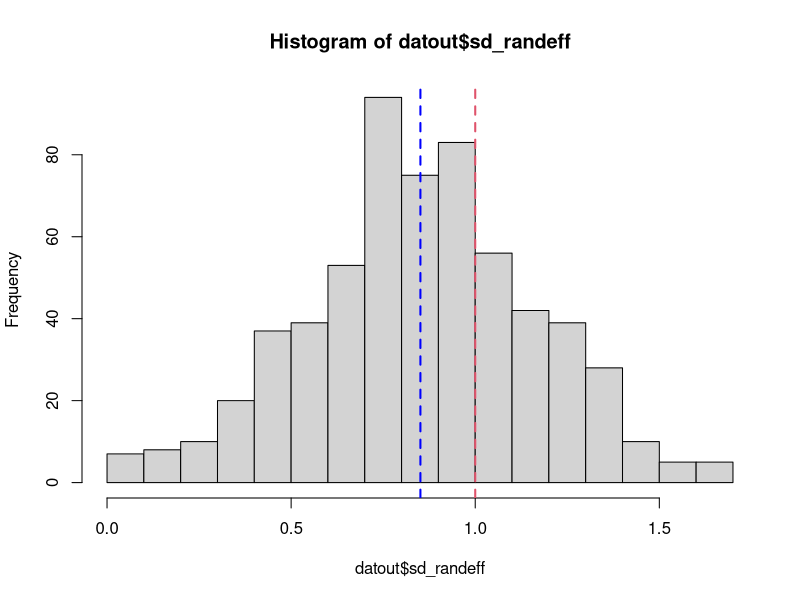
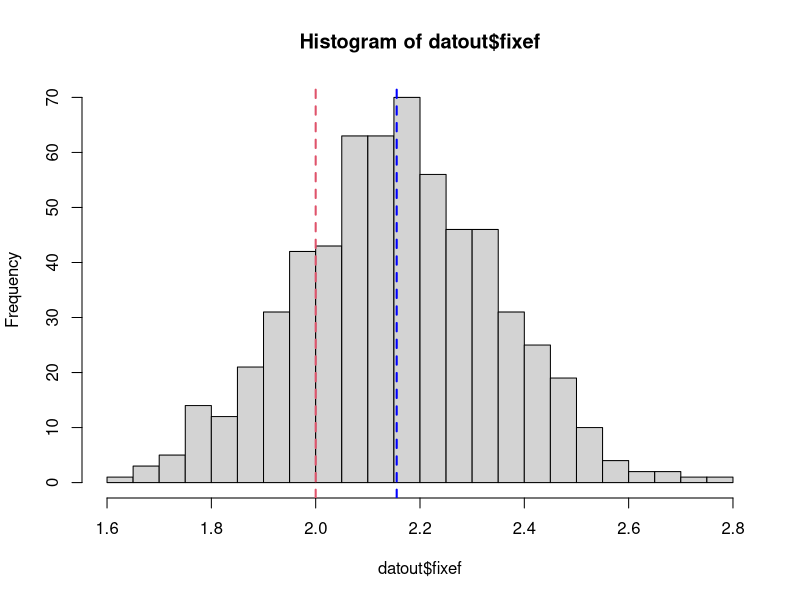

The R script that drew these images, in order:
sigma = 1.5
m = 30
n = 3

sd_randef = 1
slope = 2

niter = 1000
datout = data.frame(sd_randeff = rep(NA, niter),
                    sd_true = NA,
                    fixef = NA)

for(i in 1:niter) {
  # most common type of shrinkage
  dat = data.frame(block = rep(1:m, each=n),
                   x = rnorm(m*n,0,1),
                   y = NA)

  #int = rnorm(m,0,sd_randef)
  int = rnorm(m,tapply(dat$x, dat$block, mean),sd_randef)
  
  dat$y = 3 + int[dat$block] + slope*dat$x + rnorm(m*n,0,sigma)
  #plot(dat$x, dat$y)
  
  require(nlme)
  
  #mod = lme(y~x, random = ~1|block, dat)
  #plot(int, ranef(mod)$`(Intercept)`)
  #abline(a=0,b=1,lty=2)
  
  mod = "error"
  mod = try(
    lme(y~x, random = ~1+x|block, dat)
    , silent = TRUE)
  if(!is.character(mod)) {
    datout$fixef[i] = fixef(mod)[2]
    
    datout$sd_randeff[i] = sd(ranef(mod)$`(Intercept)`)
    datout$sd_true[i] = sd(int)
    
    # badly specified random effect
    #plot(int[dat$block], dat$x)
    cov(int[dat$block], dat$x)
  }
  if(i/100 == floor(i/100))
    print(i/niter)
}

hist(datout$sd_randeff, breaks = 20); abline(v=sd_randef, lty=2, lwd = 2, col = 2)
abline(v=mean(datout$sd_randeff,na.rm=TRUE), col = "blue", lwd = 2, lty=2)

#hist(datout$sd_true, breaks = 20); abline(v=sd_randef, lty=2, lwd = 2, col = 2)
#abline(v=mean(datout$sd_true), col = "blue", lwd = 2, lty=2)

hist(datout$fixef, breaks = 20); abline(v=slope, lty=2, lwd = 2, col = 2)
abline(v=mean(datout$fixef,na.rm=TRUE), col = "blue", lwd = 2, lty=2)

